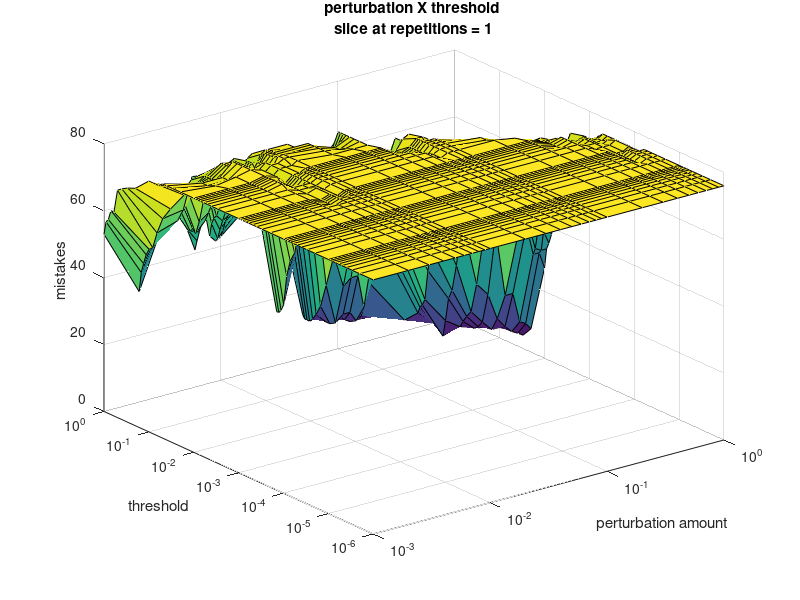
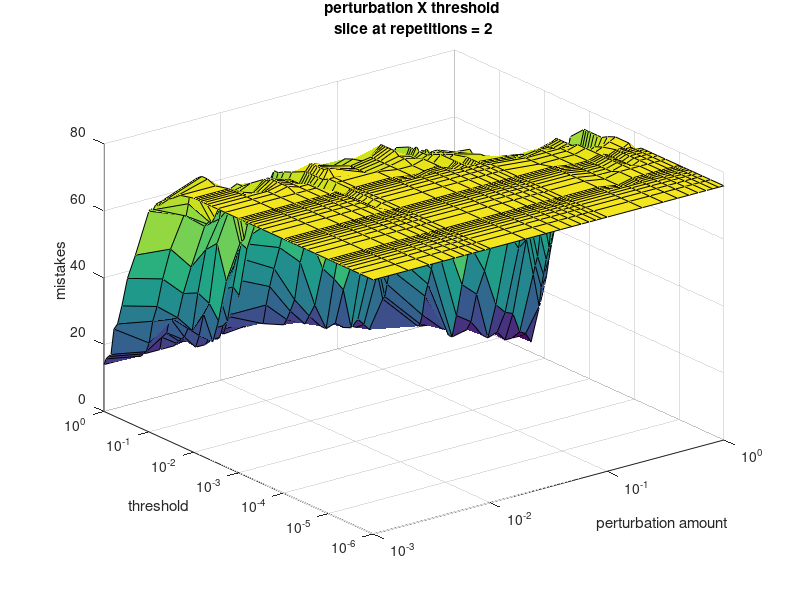
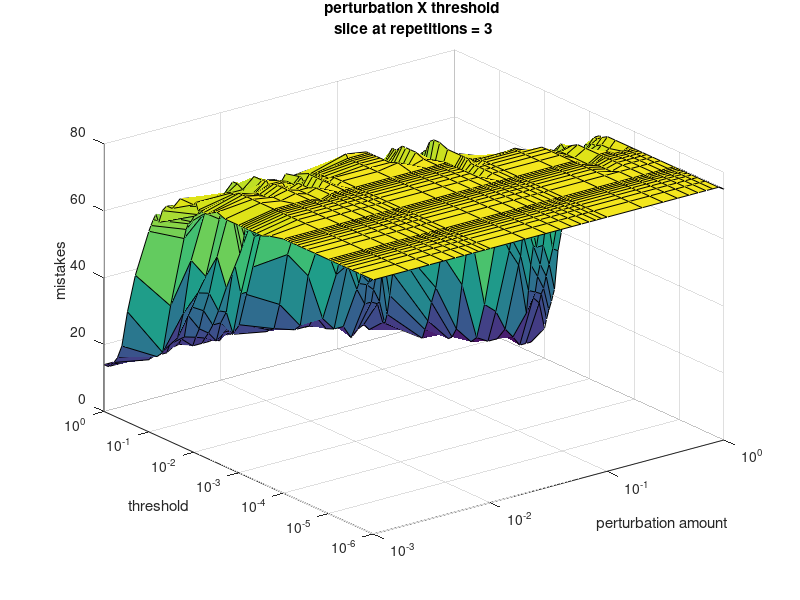
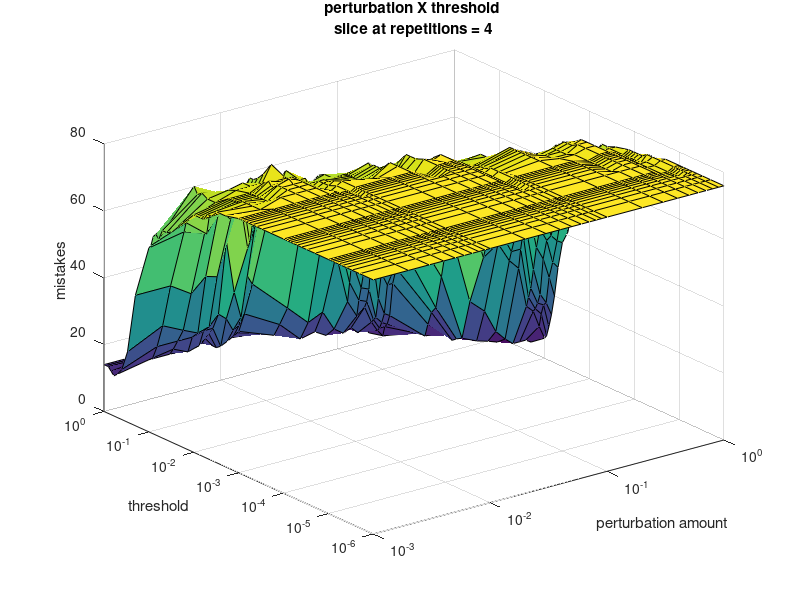

Write the MATLAB code that produced these figures, in order. (Note: a time limit stopped this script after it produced the figures.)
load( 'ws_data_3.mat' );

fname_pert = 'perturbations';
fname_reps = 'repetitions';

mkdir( fname_pert );
mkdir( fname_reps );

% save bulk
for ms = 1:numMatSamplesExternal_int
    
    mat_path = [ fname_reps '/mat' num2str(ms) ];
    mkdir( mat_path );
    
    surface_path = [mat_path '/surface'];
    mkdir( surface_path );

    
    % create the perturb x thresh surfaces
    sbisect_path = [ surface_path '/surface_bisect' ];
    mkdir( sbisect_path );
    
    lin_sbisect_path = [ sbisect_path '/linear' ];
    mkdir( lin_sbisect_path );
    for it = 1:length(numsamples_vec)
        clear surface;
        surface( :, : ) = numMistakes_inv( :, it, :, ms );
        fig = surf( perturbAmount_vec, mistakeThresh_real_vec, surface' );
        xlabel( 'perturbation amount' );
        ylabel( 'threshold' );
        zlabel( 'mistakes' );
        set(gca, 'XScale', 'log', 'YScale', 'log' );
        title( { 'perturbation X threshold ' ,[ 'slice at repetitions = ' num2str(numsamples_vec( it )) ] } );
        saveas( fig, [lin_sbisect_path '/rep_' num2str(it)] );
    end
    
    % create the perturb x lasso surfaces
    lasso_sbisect_path = [ sbisect_path '/lasso' ];
    mkdir( lasso_sbisect_path );
    for it = 1:length(numsamples_vec)
        clear surface;
        surface( :, : ) = numMistakes_lasso( :, it, :, ms );
        fig = surf( perturbAmount_vec, lambdas_vecreal, surface' );
        xlabel( 'perturbation amount' );
        ylabel( 'lambda' );
        zlabel( 'mistakes' );
        set(gca, 'XScale', 'log', 'YScale', 'log' );
        title( { 'perturbation X lambda ' ,[ 'slice at repetitions = ' num2str(numsamples_vec( it )) ] } );
        saveas( fig, [lasso_sbisect_path '/rep_' num2str(it)] );
    end
    
    % create the perturb x qlasso surfaces
    qlasso_sbisect_path = [ sbisect_path '/Qlasso' ];
    mkdir( qlasso_sbisect_path );
    for it = 1:length(numsamples_vec)
        clear surface;
        surface( :, : ) = numMistakes_Qlasso( :, it, :, ms );
        fig = surf( perturbAmount_vec, lambdas_vecreal, surface' );
        xlabel( 'perturbation amount' );
        ylabel( 'lambda' );
        zlabel( 'mistakes' );
        set(gca, 'XScale', 'log', 'YScale', 'log' );
        title( { 'perturbation X lambda : QLasso' ,[ 'slice at repetitions = ' num2str(numsamples_vec( it )) ] } );
        saveas( fig, [qlasso_sbisect_path '/rep_' num2str(it)] );
    end
    
    % create the perturb x sample linear surface
    invsurf = min( numMistakes_inv, [], 3 );
    fig = surf( perturbAmount_vec, numsamples_vec, invsurf( :, :, ms )' );
    xlabel( 'perturbation amount' );
    ylabel( 'samples' );
    zlabel( 'mistakes' );
    set(gca, 'XScale', 'log', 'YScale', 'log' );
    title( 'linear recovery method' );
    saveas( fig, [ surface_path '/surface_lin.fig' ] );
    
    % create the perturb x sample lasso surface
    lassosurf = min( numMistakes_lasso, [], 3 );
    fig = surf( perturbAmount_vec, numsamples_vec, lassosurf( :, :, ms )' );
    xlabel( 'perturbation amount' );
    ylabel( 'samples' );
    zlabel( 'mistakes' );
    set(gca, 'XScale', 'log', 'YScale', 'log' );
    title( 'linear recovery method' );
    saveas( fig, [ surface_path '/surface_lasso.fig' ] );
    
    % create the perturb x sample Qlasso surface
    qlassosurf = min( numMistakes_Qlasso, [], 3 );
    fig = surf( perturbAmount_vec, numsamples_vec, qlassosurf( :, :, ms )' );
    xlabel( 'perturbation amount' );
    ylabel( 'samples' );
    zlabel( 'mistakes' );
    set(gca, 'XScale', 'log', 'YScale', 'log' );
    title( 'linear recovery method' );
    saveas( fig, [ surface_path '/surface_Qlasso.fig' ] );
    
    
end

yvec_qlasso = nan( 1, length( perturbAmount_vec ) );
yvec_lasso = nan( 1, length( perturbAmount_vec ) );
yvec_inv = nan( 1, length( perturbAmount_vec ) );

for i=1:length( perturbAmount_vec )
    yvec_qlasso( i ) = min( min( numMistakes_Qlasso_avg(i,:,:) ) );
    yvec_lasso( i ) = min( min( numMistakes_lasso_avg(i,:,:) ) );
    yvec_inv( i ) = min( min( numMistakes_inv_avg(i,:,:) ) );
end

fig = plot( perturbAmount_vec, yvec_qlasso );
legend( 'mistakes across perturbations' );
xlabel( 'samples' ); ylabel( 'mistakes' );
title('min(lamdasxrepititions), avgMat, Quadratic lasso recovery smethod');
saveas( fig, [ fname_pert '/qlasso_avg' ] );

fig = plot( perturbAmount_vec, yvec_lasso );
legend( 'mistakes across perturbations' );
xlabel( 'samples' ); ylabel( 'mistakes' );
title('min(lamdasxrepititions), avgMat, lasso recovery smethod');
saveas( fig, [ fname_pert '/lasso_avg' ] );

fig = plot( perturbAmount_vec, yvec_inv );
legend( 'mistakes across perturbations' );
title('min(thresholdxrepititions), avgMat, linear recovery method');
xlabel( 'samples' ); ylabel( 'mistakes' );
saveas( fig, [ fname_pert '/lin_avg' ] );

% save bulk
qlasso_pert = [fname_pert '/qlasso'];
mkdir( qlasso_pert );
lasso_pert = [fname_pert '/lasso'];
mkdir( lasso_pert );
lin_pert = [fname_pert '/linear'];
mkdir( lin_pert );
for ms = 1:numMatSamplesExternal_int
    for i=1:length( perturbAmount_vec )
        yvec_qlasso( i ) = min( min( numMistakes_Qlasso(i,:,:,ms) ) );
        yvec_lasso( i ) = min( min( numMistakes_lasso(i,:,:,ms) ) );
        yvec_inv( i ) = min( min( numMistakes_inv(i,:,:,ms) ) );
    end
    
    fig = plot( perturbAmount_vec, yvec_qlasso );
    legend( 'mistakes across perturbations' );
    xlabel( 'perturbation' ); ylabel( 'mistakes' );
    title({'min(lamdasxrepititions), quadratic lasso recovery smethod', ['mat #' num2str(ms)]});
    saveas( fig, [ qlasso_pert '/lasso_mat_' num2str(ms) ] );
    
    fig = plot( perturbAmount_vec, yvec_lasso );
    legend( 'mistakes across perturbations' );
    xlabel( 'perturbation' ); ylabel( 'mistakes' );
    title({'min(lamdasxrepititions), lasso recovery smethod', ['mat #' num2str(ms)]});
    saveas( fig, [ lasso_pert '/lasso_mat_' num2str(ms) ] );

    fig = plot( perturbAmount_vec, yvec_inv );
    legend( 'mistakes across perturbations' );
    title({'min(thresholdxrepititions), linear recovery method', ['mat #' num2str(ms)]});
    xlabel( 'perturbation' ); ylabel( 'mistakes' );
    saveas( fig, [ lin_pert '/inv_mat_' num2str(ms) ] );
end
